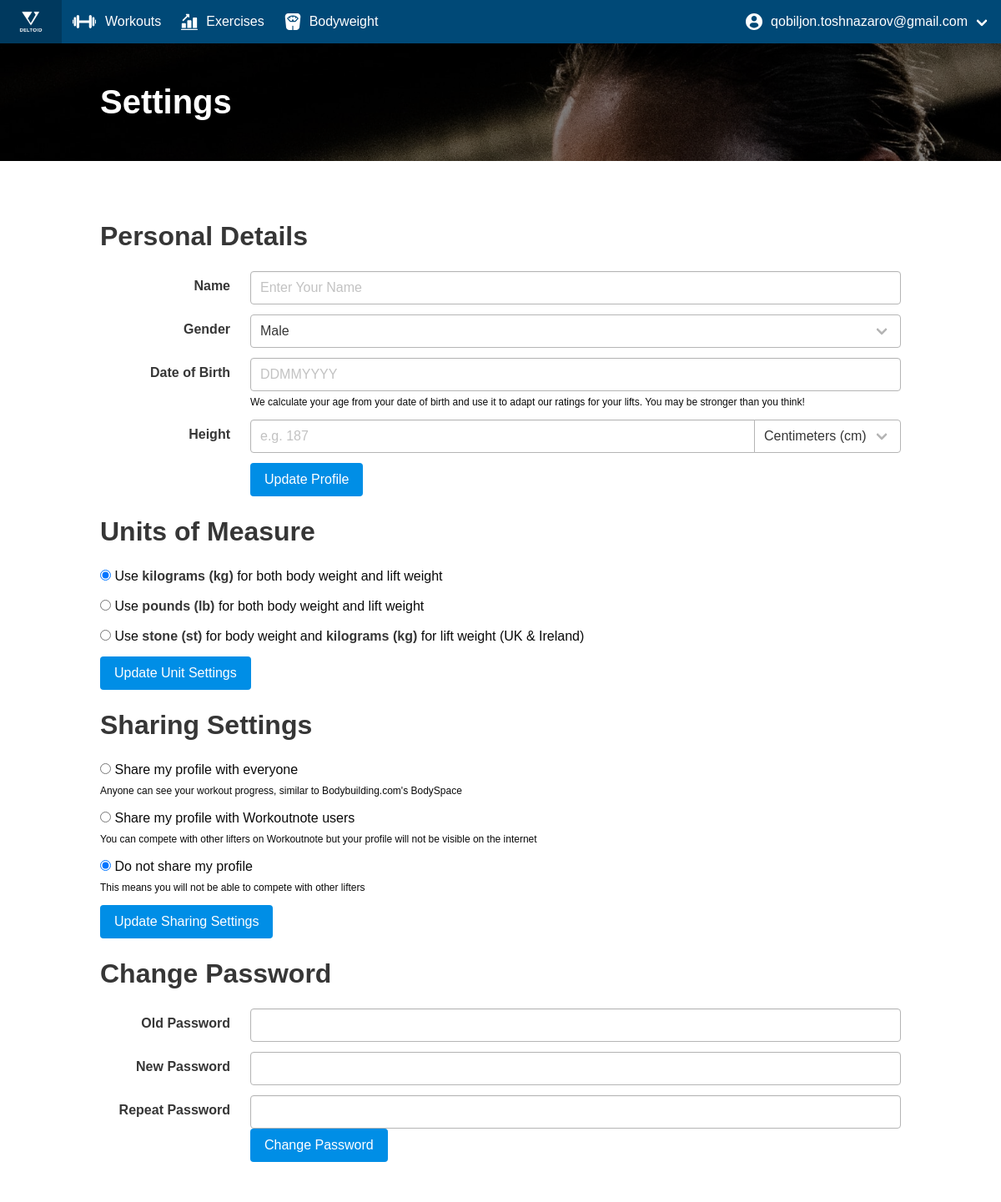
Page /settings/ (signed in) on the earlier database version.
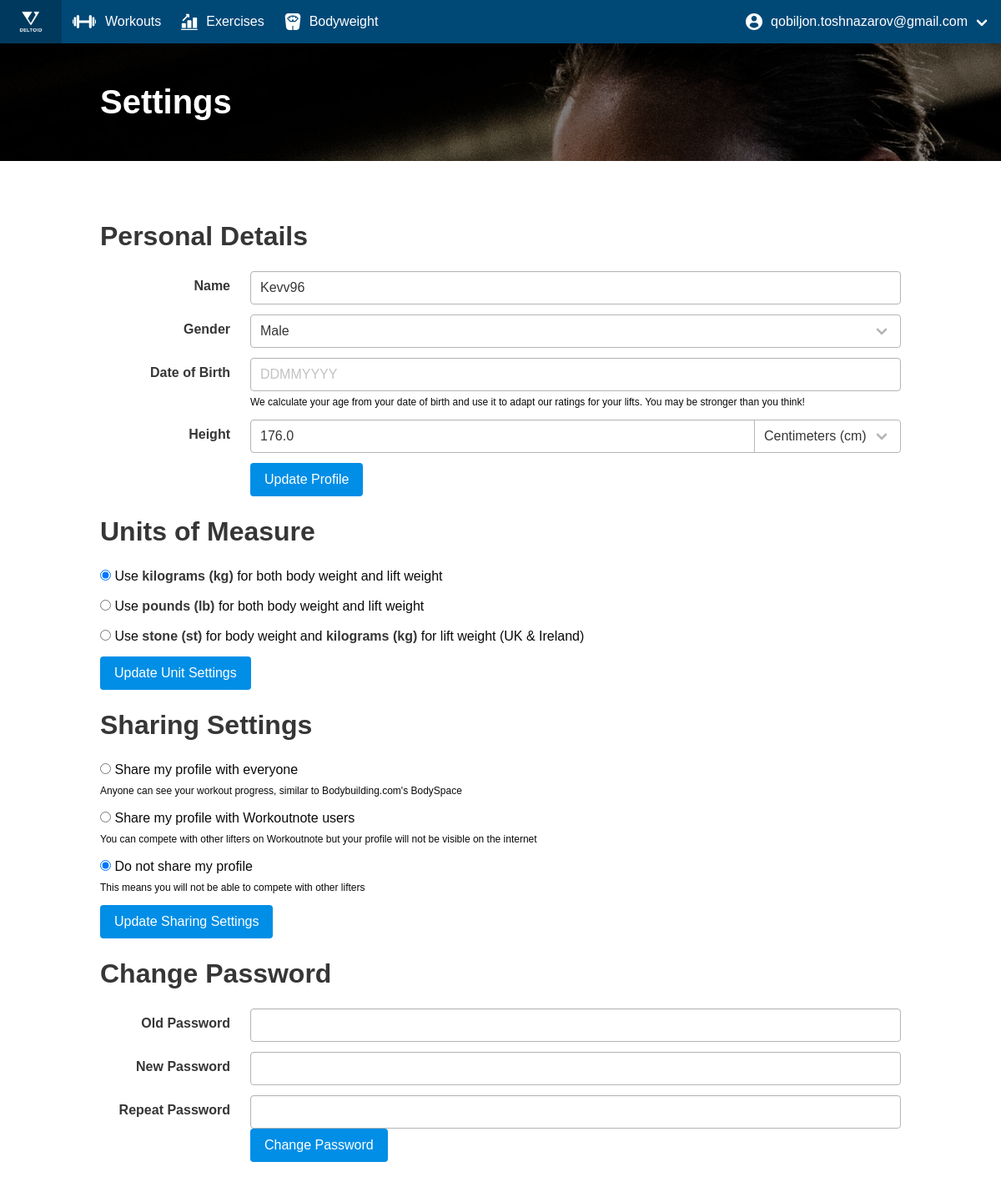
Same page on the later database version.
### workoutnote_django/models.py (models this page shows, shortened)
class Preferences(models.Model):
    class Gender:
        MALE = "MALE"
        FEMALE = "FEMALE"
        ALL = [MALE, FEMALE]
        CHOICES = (
            (MALE, 'Male'),
            (FEMALE, 'Female')
        )
    class ProfileSharing:
        SHARED_WITH_PUBLIC = "SHARED_WITH_PUBLIC"
        SHARED_WITH_USERS = "SHARED_WITH_USERS"
        PRIVATE = "PRIVATE"
        ALL = [SHARED_WITH_PUBLIC, SHARED_WITH_USERS, PRIVATE]
        CHOICES = (
            (SHARED_WITH_PUBLIC, 'Shared with people'),
            (SHARED_WITH_USERS, 'Shared with users'),
            (PRIVATE, 'Private'),
        )
    class MeasurementUnit:
        KILOGRAMS = "KG"
        POUNDS = "LB"
        STONE = "ST"
        ALL = [KILOGRAMS, POUNDS, STONE]
        CHOICES = (
            (KILOGRAMS, 'kg'),
            (POUNDS, 'lb'),
            (STONE, 'st'),
        )
    user = models.OneToOneField(to=django_User, on_delete=models.CASCADE, primary_key=True, related_name='preferences')
    name = models.CharField(max_length=128, default=None, null=True)
    gender = models.CharField(max_length=16, default=Gender.MALE)
    date_of_birth = models.DateTimeField(default=None, null=True)
    height = models.FloatField(default=None, null=True)
    profile_sharing = models.CharField(max_length=128, default=ProfileSharing.PRIVATE, choices=ProfileSharing.CHOICES)
    unit_of_measure = models.CharField(max_length=128, default=MeasurementUnit.KILOGRAMS, choices=MeasurementUnit.CHOICES)
    def gender_str(self):
        return self.gender.__str__()
    def profile_sharing_str(self):
        return self.profile_sharing.__str__()
    def unit_of_measure_str(self):
        return self.unit_of_measure.__str__()

### workoutnote_django/views.py (the view, shortened to what this page needs)
# urls.py: path('settings/', views.handle_settings, name='settings'),
@login_required
@require_http_methods(['GET', 'POST'])
def handle_settings(request):
    preferences = models.Preferences.objects.get(user=request.user)
    return render(request=request, template_name='profile/settings.html', context={
        'preferences': preferences,
        'gender': models.Preferences.Gender,
        'sharing': models.Preferences.ProfileSharing,
        'unit': models.Preferences.MeasurementUnit,
    })

### templates/profile/settings.html (shortened to what the changed rows need)
{% extends 'profile/base.html' %}
{% block content %}
    <div id="settingsPageContainer">
        <section class="hero is-primary is-translucent">
            <div class="hero-body">
                <div class="container is-max-desktop"><h1 class="title is-2 is-size-3-mobile">
                    Settings
                </h1></div>
            </div>
        </section>
        <section class="section has-background-white">
            <div class="container is-max-desktop">
                <form method="post" action="{% url 'settings' %}" class="mt-5"><h2 class="title is-3 is-size-4-mobile">Personal Details</h2>
                    <div class="field is-horizontal">
                        <div class="field-body">
                            <div class="field">
                                <div class="control"><input id="name" name="name" type="text" placeholder="Enter Your Name" minlength="3" maxlength="32" class="input" required value="{% if preferences.name is not None %}{{ preferences.name }}{% endif %}"></div>
                            </div>
                        </div>
                    </div>
                    <div class="field is-horizontal">
                        <div class="field-body">
                            <div class="field">
                                <div class="control">
                                    <div class="select is-fullwidth"><select id="gender" name="gender">
                                        <option value="{{ gender.MALE }}" {% if preferences.gender_str == gender.MALE %}selected{% endif %}>Male</option>
                                    </select></div>
                                </div>
                            </div>
                        </div>
                    </div>
                    <div class="field is-horizontal">
                        <div class="field-body">
                            <div class="field">
                                <div class="control">
                                    <div>
                                        <div class="control is-expanded"><input id="birthday" name="birthday" type="number" placeholder="DDMMYYYY" required class="input" maxlength="8" value=""></div>
                                    </div>
                                </div>
                                </div>
                        </div>
                    </div>
                    <div id="heightSettings" class="field is-horizontal">
                        <div class="field-body">
                            <div class="field has-addons">
                                <div class="control is-expanded"><input type="number" id="height" name="height" min="1" max="300" step="0.5" required class="input" placeholder="e.g. 187" value="{% if preferences.height is not None %}{{ preferences.height }}{% endif %}"></div>
                            </div>
                        </div>
                    </div>
                </form>
                <form method="post" action="{% url 'settings' %}" class="mt-5"><h2 class="title is-3 is-size-4-mobile">Units of Measure</h2>
                    <div class="field">
                        <div>
                            <div class="field">
                                <div class="control"><label class="radio"><input type="radio" name="measurement_unit" value="{{ unit.KILOGRAMS }}" {% if preferences.unit_of_measure_str == unit.KILOGRAMS %}checked{% endif %}>
                                    Use <strong>kilograms (kg)</strong> for both body weight and lift weight
                                </label></div>
                            </div>
                            <div class="field">
                                <div class="control"><label class="radio"><input type="radio" name="measurement_unit" value="{{ unit.POUNDS }}" {% if preferences.unit_of_measure_str == unit.POUNDS %}checked{% endif %}>
                                    Use <strong>pounds (lb)</strong> for both body weight and lift weight
                                </label></div>
                            </div>
                            <div class="field">
                                <div class="control"><label class="radio"><input type="radio" name="measurement_unit" value="{{ unit.STONE }}" {% if preferences.unit_of_measure_str == unit.STONE %}checked{% endif %}>
                                    Use <strong>stone (st)</strong> for body weight and <strong>kilograms (kg)</strong> for lift
                                    weight (UK &amp; Ireland)
                                </label></div>
                            </div>
                        </div>
                    </div>
                </form>
                <form method="post" action="{% url 'settings' %}" id="profileSharing" class="mt-5"><h2 class="title is-3 is-size-4-mobile">Sharing Settings</h2>
                    <div class="field">
                        <div>
                            <div class="field">
                                <div class="control"><label class="radio"><input type="radio" name="profile_sharing" value="{{ sharing.SHARED_WITH_PUBLIC }}" >
                                    Share my profile with everyone
                                </label>
                                    </div>
                            </div>
                            <div class="field">
                                <div class="control"><label class="radio"><input type="radio" name="profile_sharing" value="{{ sharing.SHARED_WITH_USERS }}" >
                                    Share my profile with Workoutnote users
                                </label>
                                    </div>
                            </div>
                            <div class="field">
                                <div class="control"><label class="radio"><input type="radio" name="profile_sharing" value="{{ sharing.PRIVATE }}" {% if preferences.profile_sharing_str == sharing.PRIVATE %}checked{% endif %}>
                                    Do not share my profile
                                </label>
                                    </div>
                            </div>
                        </div>
                    </div>
                </form>
                <form method="post" action="{% url 'settings' %}" class="mt-5"><h2 class="title is-3 is-size-4-mobile">Change Password</h2>
                </form>
            </div>
        </section>
    </div>
{% endblock %}

Differences in the rows shown:
changed Preferences "Male": name (not shown) → "Kevv96"; height (not shown) → "176.0"
